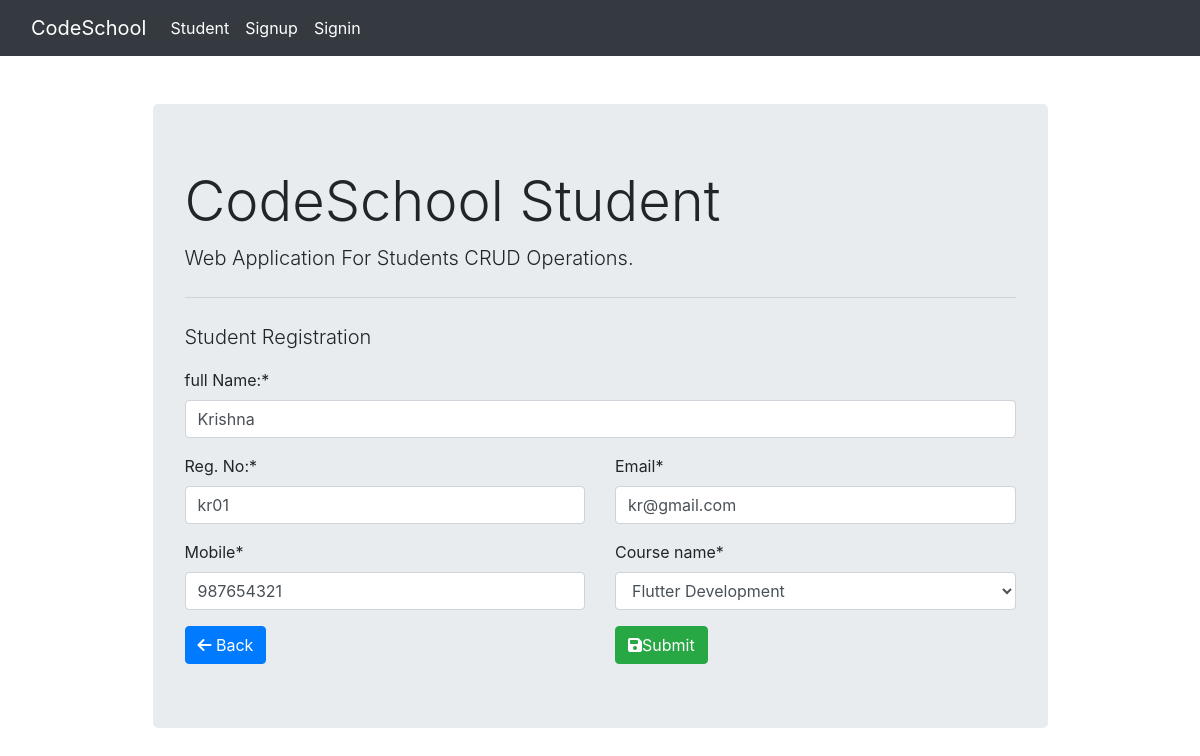
/6/, run on the app's committed database.
### student_crud/models.py (models this page shows, shortened)
class Student(models.Model):
    fullname=models.CharField(max_length=150)
    reg_no=models.CharField(max_length=10)
    mobile=models.CharField(max_length=10)
    email=models.EmailField()
    course_name=models.ForeignKey(Course,on_delete=models.CASCADE)

class Course(models.Model):
    course_name=models.CharField(max_length=100)
    def __str__(self):
        return self.course_name

### student_crud/views.py (the view, shortened to what this page needs)
# urls.py: path('<int:id>/',views.student_form,name='student_update'),
def student_form(request,id=0):
    if request.method == 'GET':
        if id==0:
            form=StudentForm()
        else:
            student=Student.objects.get(pk=id)
            form=StudentForm(instance=student)
        return render(request,'student_form.html',{'form':form})

### student_crud/forms.py
class StudentForm(forms.ModelForm):
    class Meta:
        model=Student
        fields=('fullname','reg_no','mobile','email','course_name')
        labels={
            'fullname':'full Name:',
            'reg_no':'Reg. No:',
            'email':'Email'
        }

### templates/student_form.html (shortened to what this page needs)
{% extends 'base.html' %}
{% load crispy_forms_tags %}
{% block content %}
<p class="lead">Student Registration</p>
<form action="" method="post" autocomplete="off">
    {{form.fullname|as_crispy_field}}
        <div class="row">
            <div class="col-md-6">
                {{form.reg_no|as_crispy_field}}
                {{form.mobile|as_crispy_field}}
             </div>
             <div class="col-md-6">
                {{form.email|as_crispy_field}}
                {{form.course_name|as_crispy_field}}
             </div>
        </div>
        <div class="row">
            <div class="col-md-6">
                <a href="{% url 'student_list' %}" class="btn btn-primary "><i class="fa-sharp fa-solid fa-arrow-left"></i> Back</a>
            </div>
            <div class="col-md-6">
                <button type="submit" class="btn btn-success"><i class="fa-solid fa-floppy-disk"></i>Submit</button>
            </div>
        </div>
</form>
    {% endblock %}

### data on the page
Student: fullname "Krishna", reg_no "kr01", mobile "987654321", email "kr@gmail.com"
Course: course_name "Flutter Development"
